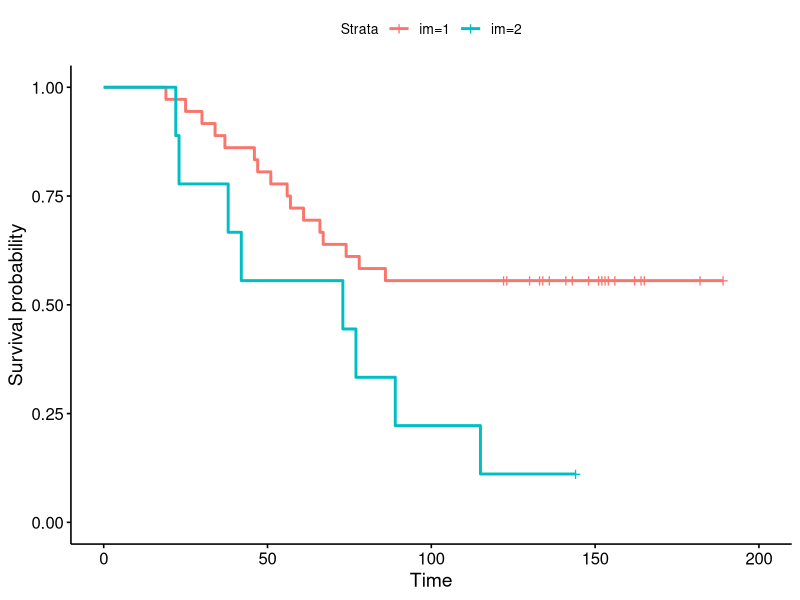
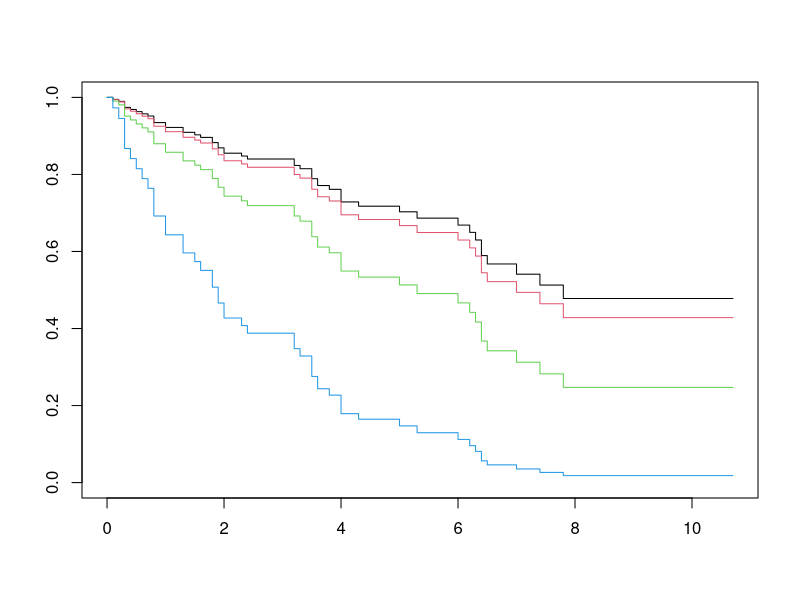

Recreate these plots in R, in order.
## ---- chunk 1
library(tidyverse)
## ---- chunk 2

library(survival)

library(survMisc)

library(KMsurv)

data("btrial")

head(btrial)

summary(btrial)

## ---- chunk 3

library(tidyverse)

btrial <- btrial %>% mutate(im=factor(im))

contrasts(btrial$im)

## ---- chunk 4

library(survminer)

KM_8_1 <- survfit(Surv(time,death)~im,data = btrial)

ggsurvplot(KM_8_1)

## ---- chunk 5

modelo_8_1 <- coxph(Surv(time,death)~im,data = btrial)

summary(modelo_8_1)

## ---- chunk 6

data("larynx")

summary(larynx)

## ---- chunk 7

larynx <- larynx %>% mutate(stage_n = stage) %>%

  mutate(stage=factor(stage))

contrasts(larynx$stage)

## ---- chunk 8

modelo_8_2 <- coxph(Surv(time,delta)~stage,data=larynx,ties = 'breslow')

summary(modelo_8_2)

## ---- chunk 9

1.844/1.068

## ---- chunk 10

modelo_8_2_trend <- coxph(Surv(time,delta)~stage_n,data=larynx,ties = 'breslow')

summary(modelo_8_2_trend)

## ---- chunk 11

modelo_8_2_age <- update(modelo_8_2,formula. = .~.+age)

summary(modelo_8_2_age)

## ---- chunk 12

exp(10*modelo_8_2_age$coefficients[4])

## ---- chunk 13

modelo_8_2_solo_age <- coxph(Surv(time,delta)~age,data=larynx,ties = 'breslow')

anova(modelo_8_2_age,modelo_8_2_solo_age)

## ---- chunk 14

Ib_inv <- modelo_8_2_age$var

X2w <- t(modelo_8_2_age$coefficients[1:3])%*%

  solve(Ib_inv[1:3,1:3])%*%

  modelo_8_2_age$coefficients[1:3]

pchisq(X2w,df = 3,lower.tail = F)

## ---- chunk 15

summary(modelo_8_2_age)

## ---- chunk 16

betas <- coefficients(modelo_8_2_age)

Cmat <- matrix(c(1,-1,0,0,0,1,-1,0),nrow = 2,byrow = T)

X_C2 <- t(Cmat%*%betas)%*%solve(Cmat%*%Ib_inv%*%t(Cmat))%*%Cmat%*%betas

pchisq(X_C2,df = 2,lower.tail = F)

## ---- chunk 17

modelo_8_2_age_stage <- update(modelo_8_2_age,formula. = .~.+stage:age)

summary(modelo_8_2_age_stage)

## ---- chunk 18

anova(modelo_8_2_age,modelo_8_2_age_stage)

## ---- chunk 19

individuo <- data.frame(age=rep(60,4),stage=factor(1:4))

S_8_2_age <- survfit(modelo_8_2_age,newdata = individuo)

plot(S_8_2_age,col=1:4)

## ---- chunk 20

data("kidtran")

summary(kidtran)

kidtran <- kidtran %>% mutate(gender=factor(gender),race=factor(race))

## ---- chunk 21

modelo_8_3 <- coxph(Surv(time,delta)~gender*race,data = kidtran)

summary(modelo_8_3)

## ---- chunk 22

modelo_8_3_sInt <- update(modelo_8_3,formula. = .~.-gender:race)

summary(modelo_8_3_sInt)

## ---- chunk 23

anova(modelo_8_3_sInt,modelo_8_3)

## ---- chunk 24

muestraBM <- kidtran %>% filter(gender==1,race==2)

model_c_BM <- coxph(Surv(time,delta)~age,data = muestraBM)

summary(model_c_BM)

Contal_BM <- cutp(model_c_BM)

Contal_BM$age[1,]

## ---- chunk 25

muestraWM <- kidtran %>% filter(gender==1,race==1)

model_c_WM <- coxph(Surv(time,delta)~age,data = muestraWM)

summary(model_c_WM)

Contal_WM <- cutp(model_c_WM)

Contal_WM$age[1,]

## ---- chunk 26

library(survival)

library(survMisc)

library(KMsurv)

library(tidyverse)

data(bmt)

## ---- chunk 27

bmt <- bmt %>% mutate(group=factor(group))

modelo1 <- coxph(Surv(time=t2, event=d3) ~ group, data=bmt)

summary(modelo1)

## ---- chunk 28

bmt <- bmt %>% mutate(waiting=z7,FAB=factor(z8),

                      MTX=factor(z10),SXPa=factor(z3),

                      SXDo=factor(z4),CMVPa=factor(z5),                      CMVDo=factor(z6),AgePa=z1-28,AgeDo=z2-28)

bmt_2 <- bmt %>% select(t2,d3,group,waiting,FAB,MTX,SXPa,SXDo,

                       CMVPa,CMVDo,AgePa,AgeDo,ta,tc,tp)

## ---- chunk 29

modelo1_1 <- update(modelo1,formula. = .~.+waiting)

anova(modelo1,modelo1_1)

modelo1_2 <- update(modelo1,formula. = .~.+FAB)

anova(modelo1,modelo1_2)

modelo1_3 <- update(modelo1,formula. = .~.+MTX)

anova(modelo1,modelo1_3)

modelo1_4 <- update(modelo1,formula. = .~.+SXPa*SXDo)

anova(modelo1,modelo1_4)

modelo1_5 <- update(modelo1,formula. = .~.+CMVPa*CMVDo)

anova(modelo1,modelo1_5)

modelo1_6 <- update(modelo1,formula. = .~.+AgePa*AgeDo)

anova(modelo1,modelo1_6)

## ---- chunk 30

modelo1_2_1 <- update(modelo1_2,formula. = .~.+waiting)

anova(modelo1_2,modelo1_2_1)

modelo1_2_2 <- update(modelo1_2,formula. = .~.+MTX)

anova(modelo1_2,modelo1_2_2)

modelo1_2_3 <- update(modelo1_2,formula. = .~.+SXPa*SXDo)

anova(modelo1_2,modelo1_2_3)

modelo1_2_4 <- update(modelo1_2,formula. = .~.+CMVPa*CMVDo)

anova(modelo1_2,modelo1_2_4)

modelo1_2_5 <- update(modelo1_2,formula. = .~.+AgePa*AgeDo)

anova(modelo1_2,modelo1_2_5)

## ---- chunk 31

modelo1_2_5_1 <- update(modelo1_2_5,formula. = .~.+waiting)

anova(modelo1_2_5,modelo1_2_5_1)

modelo1_2_5_2 <- update(modelo1_2_5,formula. = .~.+MTX)

anova(modelo1_2_5,modelo1_2_5_2)

modelo1_2_5_3 <- update(modelo1_2_5,formula. = .~.+SXPa*SXDo)

anova(modelo1_2_5,modelo1_2_5_3)

modelo1_2_5_4 <- update(modelo1_2_5,formula. = .~.+CMVPa*CMVDo)

anova(modelo1_2_5,modelo1_2_5_4)

## ---- chunk 32

summary(modelo1_2_5)

## ---- chunk 33

bmt_2 <- bmt_2 %>% mutate(id=1:n())

newbmt_2 <- tmerge(data1 = bmt_2,data2 = bmt_2,id = id,tstop = t2)

newbmt_2 <- tmerge(data1 = newbmt_2,data2 = bmt_2,id = id,ZA=tdc(ta))

## ---- chunk 34

newbmt_2 <- tmerge(data1 = newbmt_2,data2 = bmt_2,id = id,ZP=tdc(tp))

newbmt_2 <- tmerge(data1 = newbmt_2,data2 = bmt_2,id = id,ZC=tdc(tc),muerte=event(t2,d3))

## ---- chunk 35

head(newbmt_2,10)

## ---- chunk 36

modelo2 <- coxph(Surv(time = tstart,time2 = tstop,event = muerte)~group+ZA,data = newbmt_2)

modelo1 <- update(modelo2,formula. = .~.-ZA)

anova(modelo1,modelo2)

## ---- chunk 37

modelo3 <- coxph(Surv(time = tstart,time2 = tstop,event = muerte)~group+ZC,data = newbmt_2)

anova(modelo1,modelo3)

modelo4 <- coxph(Surv(time = tstart,time2 = tstop,event = muerte)~group+ZP,data = newbmt_2)

anova(modelo1,modelo4)

## ---- chunk 38

modeloc1 <- coxph(formula = Surv(time = tstart,time2 = tstop,event = muerte) ~ group + FAB + AgePa*AgeDo, data = newbmt_2)

modeloc2 <- update(modeloc1,formula. = .~.+ZP)

anova(modeloc1,modeloc2)

## ---- chunk 39

modeloc2_1 <- update(modeloc2,formula. = .~.+ZP:group)

anova(modeloc2_1,modeloc2)

modeloc2_2 <- update(modeloc2,formula. = .~.+ZP:FAB)

anova(modeloc2_2,modeloc2)

modeloc2_3 <- update(modeloc2,formula. = .~.+ZP*AgePa*AgeDo)

anova(modeloc2_3,modeloc2)

## ---- chunk 40

modeloc2_1_1 <- update(modeloc2_1,formula. = .~.+ZP:FAB)

anova(modeloc2_1_1,modeloc2_1)

modeloc2_1_2 <- update(modeloc2_1,formula. = .~.+ZP*AgePa*AgeDo)

anova(modeloc2_1_2,modeloc2_1)

## ---- chunk 41

modeloc2_1_2_1 <- update(modeloc2_1_2,formula. = .~.+ZP:FAB)

anova(modeloc2_1_2_1,modeloc2_1_2)

## ---- chunk 42

summary(modeloc2_1_2_1)

